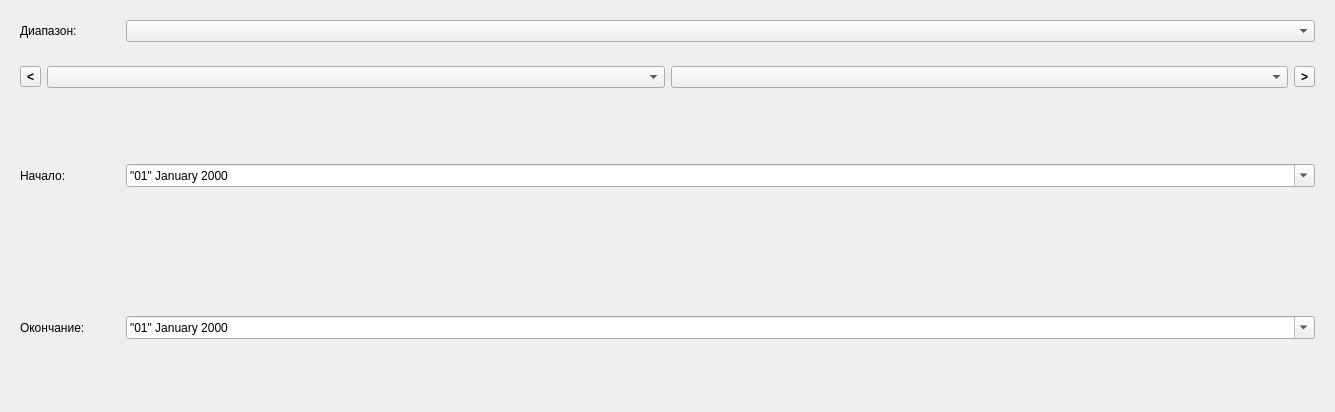
<?xml version="1.0" encoding="UTF-8"?>
<ui version="4.0">
 <class>DateIntervalEdit</class>
 <widget class="QWidget" name="DateIntervalEdit">
  <property name="geometry">
   <rect>
    <x>0</x>
    <y>0</y>
    <width>1335</width>
    <height>412</height>
   </rect>
  </property>
  <property name="windowTitle">
   <string>Form</string>
  </property>
  <layout class="QVBoxLayout" name="verticalLayout">
   <item>
    <widget class="QWidget" name="layoutRange" native="true">
     <property name="sizePolicy">
      <sizepolicy hsizetype="Preferred" vsizetype="Fixed">
       <horstretch>0</horstretch>
       <verstretch>0</verstretch>
      </sizepolicy>
     </property>
     <property name="minimumSize">
      <size>
       <width>0</width>
       <height>36</height>
      </size>
     </property>
     <layout class="QHBoxLayout" name="horizontalLayout_2">
      <item>
       <widget class="QLabel" name="lRange">
        <property name="sizePolicy">
         <sizepolicy hsizetype="Fixed" vsizetype="Preferred">
          <horstretch>0</horstretch>
          <verstretch>0</verstretch>
         </sizepolicy>
        </property>
        <property name="minimumSize">
         <size>
          <width>100</width>
          <height>0</height>
         </size>
        </property>
        <property name="text">
         <string>Диапазон:</string>
        </property>
       </widget>
      </item>
      <item>
       <widget class="QComboBox" name="cbRange">
        <property name="sizePolicy">
         <sizepolicy hsizetype="Preferred" vsizetype="Preferred">
          <horstretch>0</horstretch>
          <verstretch>0</verstretch>
         </sizepolicy>
        </property>
        <property name="minimumSize">
         <size>
          <width>0</width>
          <height>0</height>
         </size>
        </property>
       </widget>
      </item>
     </layout>
    </widget>
   </item>
   <item>
    <widget class="QWidget" name="layoutMMYY" native="true">
     <property name="sizePolicy">
      <sizepolicy hsizetype="Preferred" vsizetype="Fixed">
       <horstretch>0</horstretch>
       <verstretch>0</verstretch>
      </sizepolicy>
     </property>
     <property name="minimumSize">
      <size>
       <width>0</width>
       <height>36</height>
      </size>
     </property>
     <layout class="QHBoxLayout" name="horizontalLayout_3">
      <item>
       <widget class="QToolButton" name="tbPrev">
        <property name="font">
         <font>
          <weight>75</weight>
          <bold>true</bold>
         </font>
        </property>
        <property name="text">
         <string>&lt;</string>
        </property>
       </widget>
      </item>
      <item>
       <widget class="QComboBox" name="cbMonth">
        <property name="sizePolicy">
         <sizepolicy hsizetype="Preferred" vsizetype="Preferred">
          <horstretch>0</horstretch>
          <verstretch>0</verstretch>
         </sizepolicy>
        </property>
       </widget>
      </item>
      <item>
       <widget class="QComboBox" name="cbYear">
        <property name="sizePolicy">
         <sizepolicy hsizetype="Preferred" vsizetype="Preferred">
          <horstretch>0</horstretch>
          <verstretch>0</verstretch>
         </sizepolicy>
        </property>
       </widget>
      </item>
      <item>
       <widget class="QToolButton" name="tbNext">
        <property name="font">
         <font>
          <weight>75</weight>
          <bold>true</bold>
         </font>
        </property>
        <property name="text">
         <string>&gt;</string>
        </property>
       </widget>
      </item>
     </layout>
    </widget>
   </item>
   <item>
    <widget class="QWidget" name="layoutDeBegin" native="true">
     <layout class="QHBoxLayout" name="horizontalLayout">
      <item>
       <widget class="QLabel" name="label">
        <property name="sizePolicy">
         <sizepolicy hsizetype="Fixed" vsizetype="Preferred">
          <horstretch>0</horstretch>
          <verstretch>0</verstretch>
         </sizepolicy>
        </property>
        <property name="minimumSize">
         <size>
          <width>100</width>
          <height>0</height>
         </size>
        </property>
        <property name="text">
         <string>Начало:</string>
        </property>
       </widget>
      </item>
      <item>
       <widget class="QDateEdit" name="deBegin">
        <property name="sizePolicy">
         <sizepolicy hsizetype="Minimum" vsizetype="Fixed">
          <horstretch>0</horstretch>
          <verstretch>48</verstretch>
         </sizepolicy>
        </property>
        <property name="currentSection">
         <enum>QDateTimeEdit::DaySection</enum>
        </property>
        <property name="displayFormat">
         <string>&quot;dd&quot; MMMM yyyy</string>
        </property>
        <property name="calendarPopup">
         <bool>true</bool>
        </property>
        <property name="currentSectionIndex">
         <number>0</number>
        </property>
        <property name="timeSpec">
         <enum>Qt::UTC</enum>
        </property>
       </widget>
      </item>
     </layout>
    </widget>
   </item>
   <item>
    <widget class="QWidget" name="layoutDeEnd" native="true">
     <property name="sizePolicy">
      <sizepolicy hsizetype="Preferred" vsizetype="Preferred">
       <horstretch>0</horstretch>
       <verstretch>0</verstretch>
      </sizepolicy>
     </property>
     <layout class="QHBoxLayout" name="horizontalLayout_4">
      <item>
       <widget class="QLabel" name="label_2">
        <property name="sizePolicy">
         <sizepolicy hsizetype="Fixed" vsizetype="Preferred">
          <horstretch>0</horstretch>
          <verstretch>0</verstretch>
         </sizepolicy>
        </property>
        <property name="minimumSize">
         <size>
          <width>100</width>
          <height>0</height>
         </size>
        </property>
        <property name="text">
         <string>Окончание:</string>
        </property>
       </widget>
      </item>
      <item>
       <widget class="QDateEdit" name="deEnd">
        <property name="displayFormat">
         <string>&quot;dd&quot; MMMM yyyy</string>
        </property>
        <property name="calendarPopup">
         <bool>true</bool>
        </property>
        <property name="timeSpec">
         <enum>Qt::UTC</enum>
        </property>
       </widget>
      </item>
     </layout>
    </widget>
   </item>
  </layout>
 </widget>
 <resources/>
 <connections/>
</ui>
